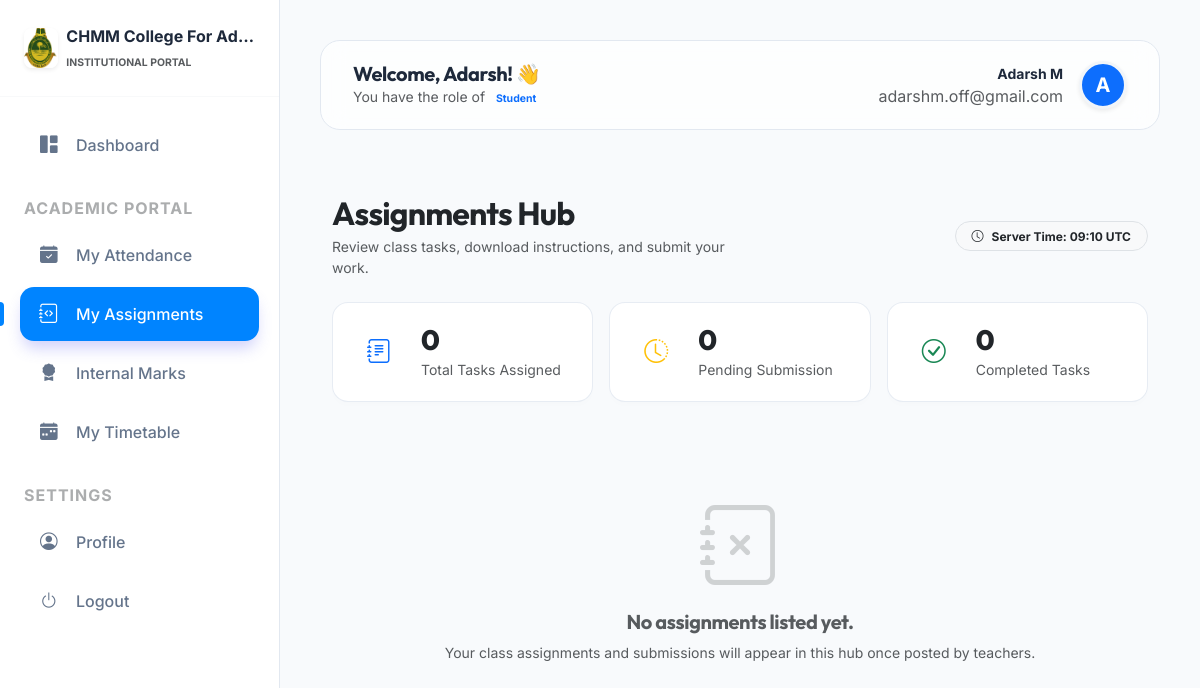
Before: /management/student/assignments/ (signed in) with the older database file.
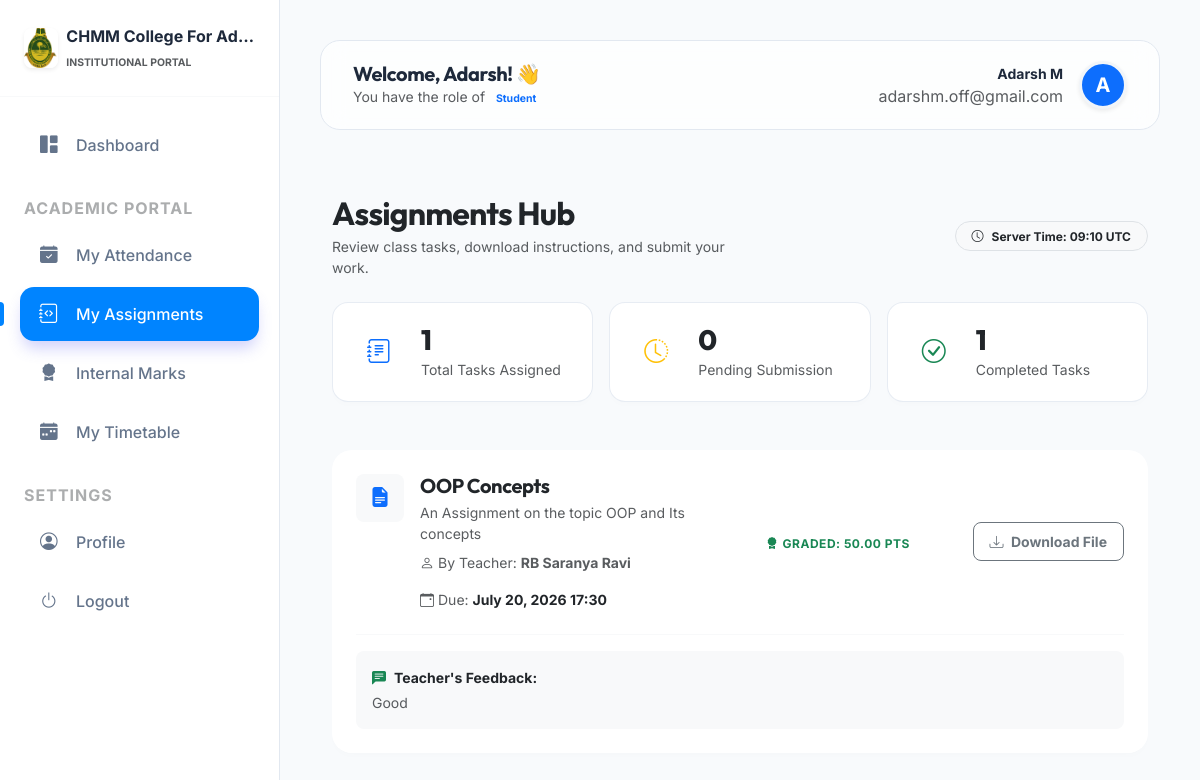
After: the same page with the newer database file.
### management/models.py (models this page shows, shortened)
class TenantModel(models.Model):
    college = models.ForeignKey(College, on_delete=models.CASCADE)
    created_at = models.DateTimeField(auto_now_add=True)
    updated_at = models.DateTimeField(auto_now=True)
    class Meta:
        abstract = True

class Assignment(TenantModel):
    teacher = models.ForeignKey(TeacherProfile, on_delete=models.CASCADE)
    title = models.CharField(max_length=255)
    description = models.TextField()
    file = models.FileField(upload_to='assignments/')
    deadline = models.DateTimeField()

class TeacherProfile(TenantModel):
    user = models.OneToOneField(settings.AUTH_USER_MODEL, on_delete=models.CASCADE, related_name='teacher_profile')
    profile_photo = models.ImageField(upload_to='teachers/photos/', null=True, blank=True)
    phone_number = models.CharField(max_length=15, blank=True)
    address = models.TextField(blank=True)
    department = models.ForeignKey(Department, on_delete=models.SET_NULL, null=True)
    specialization = models.ForeignKey(Specialization, on_delete=models.SET_NULL, null=True, blank=True)
    qualification = models.CharField(max_length=255)
    bio = models.TextField(blank=True)

class Submission(TenantModel):
    assignment = models.ForeignKey(Assignment, on_delete=models.CASCADE, related_name='submissions')
    student = models.ForeignKey(StudentProfile, on_delete=models.CASCADE)
    file = models.FileField(upload_to='submissions/')
    marks = models.DecimalField(max_digits=5, decimal_places=2, null=True, blank=True)
    feedback = models.TextField(blank=True)
    submitted_at = models.DateTimeField(auto_now_add=True)

### accounts/models.py (models this page shows, shortened)
class CustomUser(AbstractUser):
    ROLES = (
        ('SUPER_ADMIN', 'Super Admin'),
        ('COLLEGE_ADMIN', 'College Admin'),
        ('HOD', 'Head of Department'),
        ('TEACHER', 'Teacher'),
        ('STUDENT', 'Student'),
    )
    username = None
    email = models.EmailField(unique=True)
    role = models.CharField(max_length=20, choices=ROLES, default='STUDENT')
    college = models.ForeignKey(College, on_delete=models.CASCADE, null=True, blank=True, related_name='users')
    objects = CustomUserManager()
    USERNAME_FIELD = 'email'
    REQUIRED_FIELDS = []

### management/views.py (the view)
# urls.py: path('student/assignments/', views.student_assignments, name='student_assignments'),
@login_required
def student_assignments(request):
    if request.user.role != 'STUDENT':
        return redirect('dashboard')
    from django.utils import timezone
    student = request.user.student_profile
    assignments = Assignment.objects.filter(college=request.college).order_by('-deadline')
    submissions = {s.assignment_id: s for s in Submission.objects.filter(student=student)}
    assignments_data = []
    for asm in assignments:
        sub = submissions.get(asm.id)
        assignments_data.append({
            'assignment': asm,
            'submission': sub,
            'is_submitted': sub is not None,
            'is_graded': sub.marks is not None if sub else False,
            'marks': sub.marks if sub else None,
            'feedback': sub.feedback if sub else None,
            'is_past_due': asm.deadline < timezone.now()
        })
    pending_count = sum(1 for item in assignments_data if not item['is_submitted'])
    completed_count = sum(1 for item in assignments_data if item['is_submitted'])
    return render(request, 'management/student_assignments.html', {
        'assignments_data': assignments_data,
        'pending_count': pending_count,
        'completed_count': completed_count
    })

### management/templates/management/student_assignments.html (shortened to what the changed rows need)
{% extends 'base.html' %}
{% block content %}
<div class="container py-4">
    <div class="row align-items-center mb-4 g-3">
        <div class="col-md-6">
            <h2 class="fw-bold mb-1 text-dark" style="letter-spacing: -0.8px;">Assignments Hub</h2>
        </div>
    </div>
    <div class="row g-3 mb-5">
        <div class="col-md-4">
            <div class="stat-box d-flex align-items-center gap-3">
                <div>
                    <h3 class="fw-black mb-0 text-dark" style="font-weight: 800;">{{ assignments_data|length }}</h3>
                    <span class="text-muted small">Total Tasks Assigned</span>
                </div>
            </div>
        </div>
        <div class="col-md-4">
            <div class="stat-box d-flex align-items-center gap-3">
                <div>
                    <h3 class="fw-black mb-0 text-dark" style="font-weight: 800;">
                        {{ completed_count }}
                    </h3>
                    <span class="text-muted small">Completed Tasks</span>
                </div>
            </div>
        </div>
    </div>
    <div class="row g-4">
        {% for item in assignments_data %}
        <div class="col-12">
            <div class="card assignment-card border-0">
                <div class="card-body p-4">
                    <div class="row g-3 align-items-center">
                        <div class="col-lg-6">
                            <div class="d-flex align-items-start gap-3">
                                <div class="bg-light p-3 rounded-3 text-primary" style="width: 48px; height: 48px; display: flex; align-items: center; justify-content: center; flex-shrink: 0;">
                                    <i class="bi bi-file-earmark-text-fill fs-5"></i>
                                </div>
                                <div>
                                    <h5 class="fw-bold mb-1 text-dark">{{ item.assignment.title }}</h5>
                                    <p class="text-muted small mb-2">{{ item.assignment.description }}</p>
                                    <div class="d-flex align-items-center gap-3 flex-wrap">
                                        <span class="small text-muted"><i class="bi bi-person me-1"></i>By Teacher: <strong>{{ item.assignment.teacher.user.get_full_name }}</strong></span>
                                        <span class="small text-muted"><i class="bi bi-calendar-event me-1"></i>Due: <strong class="text-dark">{{ item.assignment.deadline|date:"F d, Y H:i" }}</strong></span>
                                    </div>
                                </div>
                            </div>
                        </div>
                        <div class="col-lg-3 text-lg-center">
                            {% if item.is_graded %}
                                <span class="status-badge bg-success-soft text-success"><i class="bi bi-award-fill me-1"></i>Graded: {{ item.marks }} pts</span>
                            {% elif item.is_submitted %}
                                <span class="status-badge bg-primary-soft text-primary"><i class="bi bi-check2-circle me-1"></i>Submitted</span>
                            {% elif item.is_past_due %}
                                <span class="status-badge bg-dark bg-opacity-10 text-muted"><i class="bi bi-exclamation-octagon-fill me-1"></i>Past Due</span>
                            {% else %}
                                <span class="status-badge bg-warning-soft text-warning"><i class="bi bi-clock me-1"></i>Pending Submission</span>
                            {% endif %}
                        </div>
                        <div class="col-lg-3 text-lg-end">
                            <div class="d-inline-flex gap-2 w-100 flex-column flex-sm-row justify-content-lg-end">
                                {% if item.assignment.file %}
                                <a href="{{ item.assignment.file.url }}" class="btn btn-outline-secondary btn-sm py-2 px-3 fw-bold rounded-3" download>
                                    <i class="bi bi-download me-1"></i> Download File
                                </a>
                                {% endif %}
                            </div>
                        </div>
                    </div>
                    {% if item.is_graded and item.feedback %}
                    <div class="mt-4 pt-3 border-top border-light">
                        <div class="bg-light rounded-3 p-3">
                            <strong class="small text-dark d-block mb-1"><i class="bi bi-chat-left-text-fill text-success me-2"></i>Teacher's Feedback:</strong>
                            <p class="small text-muted mb-0">{{ item.feedback }}</p>
                        </div>
                    </div>
                    {% endif %}
                </div>
            </div>
        </div>
        {% empty %}
        <div class="col-12 text-center py-5">
            <div class="mb-3 opacity-25">
                <i class="bi bi-journal-x display-1 text-muted"></i>
            </div>
            <h5 class="fw-bold text-muted">No assignments listed yet.</h5>
            <p class="text-muted small">Your class assignments and submissions will appear in this hub once posted by teachers.</p>
        </div>
        {% endfor %}
    </div>
</div>
{% endblock %}

Changed rows visible on the page:
added Assignment: assignment "OOP Concepts", assignment.description "An Assignment on the topic OOP and Its concepts", assignment.teacher.user.get_full_name "RB Saranya Ravi", assignment.deadline "July 20, 2026 17:30", marks "50.00", feedback "Good"
Other visible differences:
{{ assignments_data|length }}: "0" → "1"
{{ completed_count }}: "0" → "1"
text no longer shown: "No assignments listed yet. Your class assignments and submissions will appear in this hub once posted by teachers."
